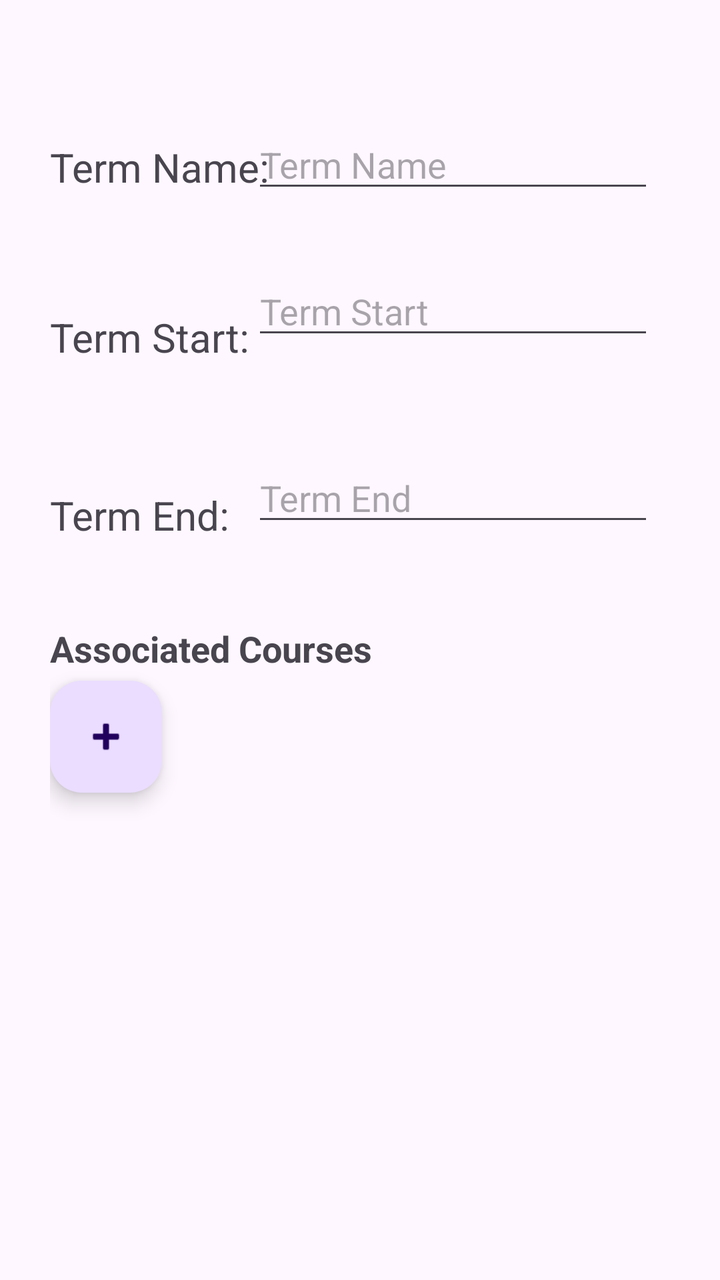
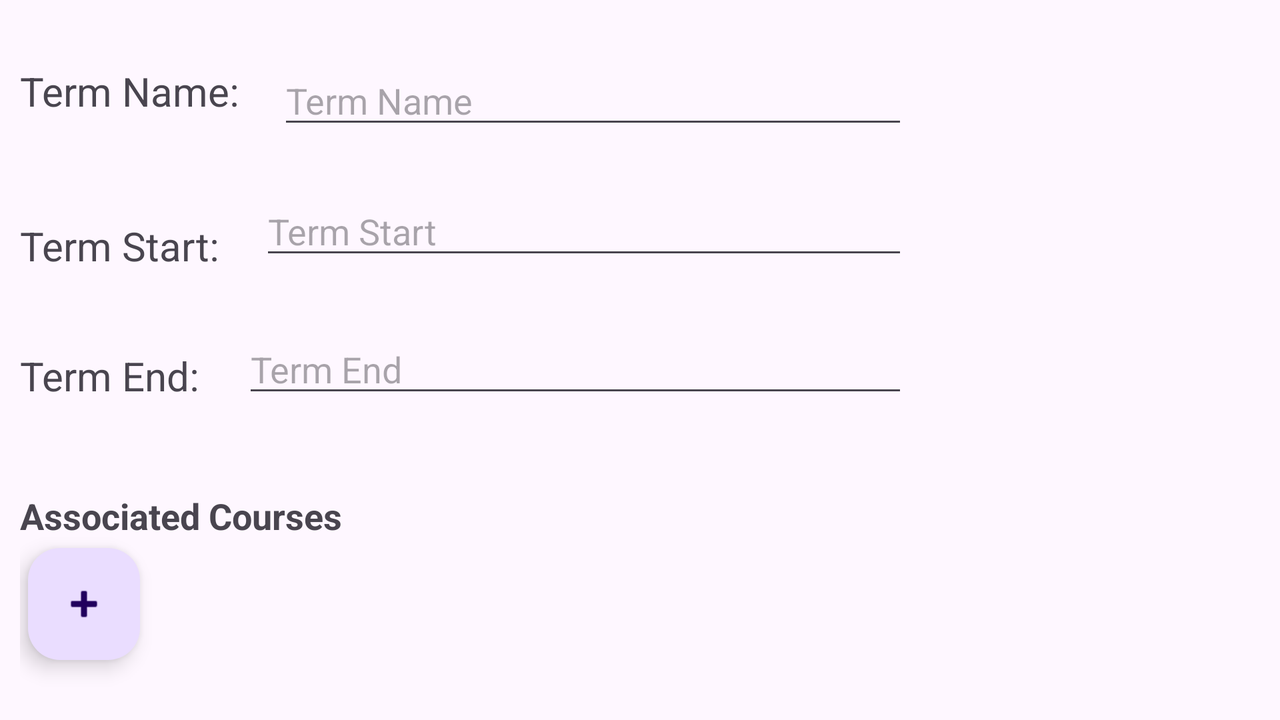

Two renders of one Android screen. The first uses the default layout on a phone; the second uses the alternative layout the repository ships for a different screen configuration, on a matching device. The two XML files are below.
<!-- AndroidManifest.xml: application theme Theme.BDavis_WGUScheduler -->
<!-- res/layout/activity_term_details.xml -->
<?xml version="1.0" encoding="utf-8"?>
<androidx.constraintlayout.widget.ConstraintLayout xmlns:android="http://schemas.android.com/apk/res/android"
    xmlns:app="http://schemas.android.com/apk/res-auto"
    xmlns:tools="http://schemas.android.com/tools"
    android:id="@+id/main"
    android:layout_width="match_parent"
    android:layout_height="match_parent"
    android:layout_marginTop="35dp"
    android:orientation="vertical"
    android:padding="25dp"
    tools:context=".UI.TermDetails">


    <TextView
        android:id="@+id/associatedCoursesText"
        android:layout_width="match_parent"
        android:layout_height="wrap_content"
        android:layout_marginTop="44dp"
        android:text="Associated Courses"
        android:textSize="18sp"
        android:textStyle="bold"
        app:layout_constraintEnd_toEndOf="parent"
        app:layout_constraintHorizontal_bias="0.0"
        app:layout_constraintStart_toStartOf="parent"
        app:layout_constraintTop_toBottomOf="@+id/termEndEditText" />

    <EditText
        android:id="@+id/termEndEditText"
        android:layout_width="201dp"
        android:layout_height="wrap_content"
        android:layout_marginTop="52dp"
        android:layout_marginEnd="8dp"
        android:layout_weight="4"
        android:focusable="false"
        android:hint="Term End"
        android:inputType="date"
        app:layout_constraintEnd_toEndOf="parent"
        app:layout_constraintTop_toBottomOf="@+id/termStartEditText" />

    <TextView
        android:id="@+id/textView4"
        android:layout_width="wrap_content"
        android:layout_height="wrap_content"
        android:layout_marginTop="52dp"
        android:layout_weight=".5"
        android:paddingTop="10dp"
        android:text="Term End: "
        android:textSize="20sp"
        app:layout_constraintEnd_toStartOf="@+id/termEndEditText"
        app:layout_constraintHorizontal_bias="0.017"
        app:layout_constraintStart_toStartOf="parent"
        app:layout_constraintTop_toBottomOf="@+id/textView3" />

    <EditText
        android:id="@+id/termStartEditText"
        android:layout_width="201dp"
        android:layout_height="wrap_content"
        android:layout_marginTop="32dp"
        android:layout_marginEnd="8dp"
        android:layout_weight="4"
        android:focusable="false"
        android:hint="Term Start"
        android:inputType="date"
        app:layout_constraintEnd_toEndOf="parent"
        app:layout_constraintTop_toBottomOf="@+id/termNameEditText" />

    <TextView
        android:id="@+id/textView3"
        android:layout_width="wrap_content"
        android:layout_height="wrap_content"
        android:layout_marginTop="48dp"
        android:layout_weight=".5"
        android:paddingTop="10dp"
        android:text="Term Start: "
        android:textSize="20sp"
        app:layout_constraintEnd_toStartOf="@+id/termStartEditText"
        app:layout_constraintHorizontal_bias="0.02"
        app:layout_constraintStart_toStartOf="parent"
        app:layout_constraintTop_toBottomOf="@+id/textView2" />

    <EditText
        android:id="@+id/termNameEditText"
        android:layout_width="201dp"
        android:layout_height="wrap_content"
        android:layout_marginEnd="8dp"
        android:layout_weight="4"
        android:hint="Term Name"
        app:layout_constraintEnd_toEndOf="parent"
        app:layout_constraintTop_toTopOf="parent" />

    <TextView
        android:id="@+id/textView2"
        android:layout_width="wrap_content"
        android:layout_height="wrap_content"
        android:layout_weight=".5"
        android:paddingTop="10dp"
        android:text="Term Name: "
        android:textSize="20sp"
        app:layout_constraintEnd_toStartOf="@+id/termNameEditText"
        app:layout_constraintHorizontal_bias="0.006"
        app:layout_constraintStart_toStartOf="parent"
        app:layout_constraintTop_toTopOf="parent" />

    <com.google.android.material.floatingactionbutton.FloatingActionButton
        android:id="@+id/addCourseFAB"
        android:layout_width="wrap_content"
        android:layout_height="wrap_content"
        android:layout_marginTop="4dp"
        android:clickable="true"

        app:layout_constraintStart_toStartOf="parent"
        app:layout_constraintTop_toBottomOf="@+id/associatedCoursesText"
        app:layout_constraintVertical_bias="0.0"
        app:srcCompat="@android:drawable/ic_input_add" />

    <androidx.recyclerview.widget.RecyclerView
        android:id="@+id/courseRecyclerView"
        android:layout_width="match_parent"
        android:layout_height="0dp"
        android:layout_margin="10dp"
        android:nestedScrollingEnabled="true"
        app:layout_constraintEnd_toEndOf="parent"
        app:layout_constraintBottom_toBottomOf="parent"
        app:layout_constraintTop_toBottomOf="@+id/addCourseFAB"
        app:layout_constraintLeft_toLeftOf="parent"
        app:layout_constraintStart_toStartOf="parent"
        tools:layout_editor_absoluteX="17dp" />




</androidx.constraintlayout.widget.ConstraintLayout>
<!-- resources referenced by this layout -->
<resources>
  <style name="Theme.BDavis_WGUScheduler" parent="Base.Theme.BDavis_WGUScheduler" />
  <style name="Base.Theme.BDavis_WGUScheduler" parent="Theme.Material3.DayNight">
          
          
      </style>
</resources>
<!-- res/layout-land/activity_term_details.xml (the repository's variant of the layout above) -->
<!-- drawn on the phone turned sideways -->
<?xml version="1.0" encoding="utf-8"?>
<androidx.constraintlayout.widget.ConstraintLayout xmlns:android="http://schemas.android.com/apk/res/android"
    xmlns:app="http://schemas.android.com/apk/res-auto"
    xmlns:tools="http://schemas.android.com/tools"
    android:id="@+id/main"
    android:layout_width="match_parent"
    android:layout_height="match_parent"
    android:layout_marginTop="10dp"
    android:orientation="vertical"
    android:padding="10dp"
    tools:context=".UI.TermDetails">

<androidx.core.widget.NestedScrollView
    android:id="@+id/termScrollview"
    android:layout_width="match_parent"
    android:layout_height="0dp"
    app:layout_constraintBottom_toBottomOf="parent">
    <LinearLayout
        android:layout_width="match_parent"
        android:layout_height="wrap_content"
        android:orientation="vertical">
        <LinearLayout
            android:layout_width="match_parent"
            android:layout_height="wrap_content"
            android:orientation="horizontal">

            <TextView
                android:id="@+id/textView2"
                android:layout_width="wrap_content"
                android:layout_height="wrap_content"
                android:layout_weight=".5"
                android:paddingTop="10dp"
                android:text="Term Name: "
                android:textSize="20sp"
                app:layout_constraintEnd_toStartOf="@+id/termNameEditText"
                app:layout_constraintHorizontal_bias="0.239"
                app:layout_constraintStart_toStartOf="parent"
                app:layout_constraintTop_toTopOf="parent" />
            <EditText
                android:id="@+id/termNameEditText"
                android:layout_width="201dp"
                android:layout_height="wrap_content"
                android:layout_marginTop="4dp"
                android:layout_marginEnd="176dp"
                android:layout_weight="4"
                android:hint="Term Name"
                app:layout_constraintEnd_toEndOf="parent"
                app:layout_constraintTop_toTopOf="parent" />
        </LinearLayout>
        <LinearLayout
            android:layout_width="match_parent"
            android:layout_height="wrap_content"
            android:orientation="horizontal">
            <TextView
                android:id="@+id/textView3"
                android:layout_width="wrap_content"
                android:layout_height="wrap_content"
                android:layout_marginTop="32dp"
                android:layout_weight=".5"
                android:paddingTop="10dp"
                android:text="Term Start: "
                android:textSize="20sp"
                app:layout_constraintEnd_toStartOf="@+id/termStartEditText"
                app:layout_constraintHorizontal_bias="0.228"
                app:layout_constraintStart_toStartOf="parent"
                app:layout_constraintTop_toBottomOf="@+id/textView2" />

            <EditText
                android:id="@+id/termStartEditText"
                android:layout_width="201dp"
                android:layout_height="wrap_content"
                android:layout_marginTop="24dp"
                android:layout_marginEnd="176dp"
                android:layout_weight="4"
                android:focusable="false"
                android:hint="Term Start"
                android:inputType="date"
                app:layout_constraintEnd_toEndOf="parent"
                app:layout_constraintTop_toBottomOf="@+id/termNameEditText" />
        </LinearLayout>
        <LinearLayout
            android:layout_width="match_parent"
            android:layout_height="wrap_content"
            android:orientation="horizontal">

            <TextView
                android:id="@+id/textView4"
                android:layout_width="wrap_content"
                android:layout_height="wrap_content"
                android:layout_marginTop="28dp"
                android:layout_weight=".5"
                android:paddingTop="10dp"
                android:text="Term End: "
                android:textSize="20sp"
                app:layout_constraintEnd_toStartOf="@+id/termEndEditText"
                app:layout_constraintHorizontal_bias="0.217"
                app:layout_constraintStart_toStartOf="parent"
                app:layout_constraintTop_toBottomOf="@+id/textView3" />

            <EditText
                android:id="@+id/termEndEditText"
                android:layout_width="201dp"
                android:layout_height="wrap_content"
                android:layout_marginTop="24dp"
                android:layout_marginEnd="176dp"
                android:layout_weight="4"
                android:focusable="false"
                android:hint="Term End"
                android:inputType="date"
                app:layout_constraintEnd_toEndOf="parent"
                app:layout_constraintTop_toBottomOf="@+id/termStartEditText" />
        </LinearLayout>
    <TextView
        android:id="@+id/associatedCoursesText"
        android:layout_width="match_parent"
        android:layout_height="wrap_content"
        android:layout_marginTop="44dp"
        android:text="Associated Courses"
        android:textSize="18sp"
        android:textStyle="bold"
        app:layout_constraintEnd_toEndOf="parent"
        app:layout_constraintHorizontal_bias="0.0"
        app:layout_constraintStart_toStartOf="parent"
        app:layout_constraintTop_toBottomOf="@+id/termEndEditText" />

        <com.google.android.material.floatingactionbutton.FloatingActionButton
            android:id="@+id/addCourseFAB"
            android:layout_width="wrap_content"
            android:layout_height="wrap_content"
            android:layout_marginTop="4dp"
            android:layout_marginLeft="4dp"
            android:clickable="true"
            app:layout_constraintStart_toStartOf="parent"
            app:layout_constraintTop_toBottomOf="@+id/termScrollview"
            app:layout_constraintVertical_bias="0.0"
            app:srcCompat="@android:drawable/ic_input_add" />

        <androidx.recyclerview.widget.RecyclerView
            android:id="@+id/courseRecyclerView"
            android:layout_width="match_parent"
            android:layout_height="match_parent"
            android:layout_margin="10dp"
            android:nestedScrollingEnabled="true"
            app:layout_constraintEnd_toEndOf="parent"
            app:layout_constraintBottom_toBottomOf="parent"
            app:layout_constraintTop_toBottomOf="@+id/addCourseFAB"
            app:layout_constraintLeft_toLeftOf="parent"
            app:layout_constraintStart_toStartOf="parent"
            tools:layout_editor_absoluteX="17dp" />
    </LinearLayout>

</androidx.core.widget.NestedScrollView>










</androidx.constraintlayout.widget.ConstraintLayout>
